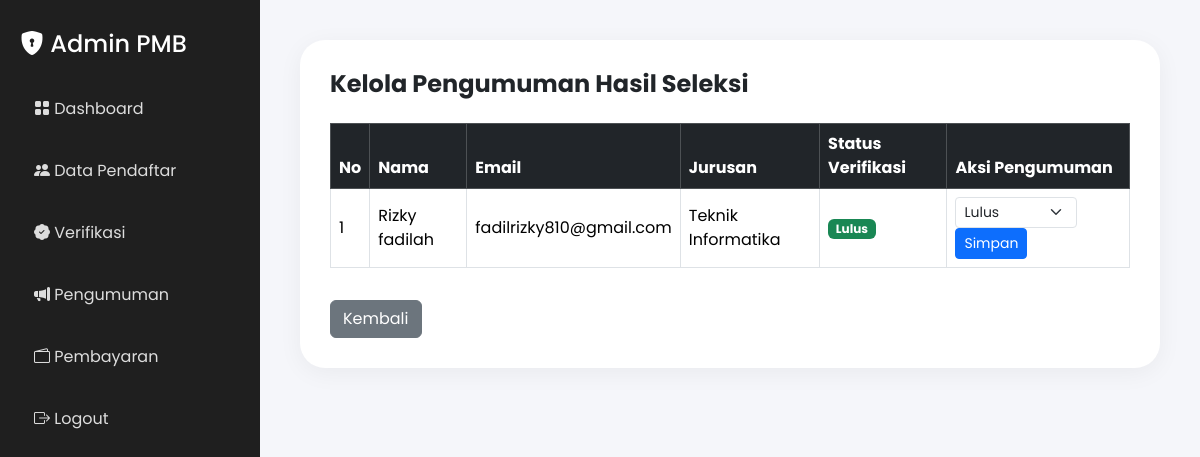
Screenshot of /admin/pengumuman.php (signed in) with the database file from the repository.
### tables this page shows
CREATE TABLE `pendaftaran` (
  `id` int(11) NOT NULL,
  `user_id` int(11) NOT NULL,
  `nik` varchar(20) DEFAULT NULL,
  `nisn` varchar(20) DEFAULT NULL,
  `tempat_lahir` varchar(100) DEFAULT NULL,
  `tanggal_lahir` date DEFAULT NULL,
  `jenis_kelamin` enum('Laki-laki','Perempuan') DEFAULT NULL,
  `no_hp` varchar(20) DEFAULT NULL,
  `alamat` text DEFAULT NULL,
  `asal_sekolah` varchar(150) DEFAULT NULL,
  `jurusan` varchar(100) DEFAULT NULL,
  `status` enum('Belum Lengkap','Menunggu Verifikasi','Lolos Berkas','Ditolak','Lulus','Tidak Lulus') DEFAULT 'Belum Lengkap',
  `created_at` timestamp NOT NULL DEFAULT current_timestamp()
);

CREATE TABLE `users` (
  `id` int(11) NOT NULL,
  `nama` varchar(100) NOT NULL,
  `email` varchar(100) NOT NULL,
  `password` varchar(255) NOT NULL,
  `role` enum('admin','user') DEFAULT 'user',
  `created_at` timestamp NOT NULL DEFAULT current_timestamp()
);

### admin/pengumuman.php (the view, shortened to what this page needs)
<?php
require_once __DIR__ . '/../config/koneksi.php';
$query = mysqli_query($conn, "SELECT pendaftaran.*, users.nama, users.email FROM pendaftaran JOIN users ON pendaftaran.user_id = users.id WHERE pendaftaran.status IN ('Lulus', 'Ditolak')");
?>
<!DOCTYPE html>
<html lang="id">
<head>
    <link href="https://cdn.jsdelivr.net/npm/bootstrap@5.3.3/dist/css/bootstrap.min.css" rel="stylesheet">
    <link rel="stylesheet" href="https://cdn.jsdelivr.net/npm/bootstrap-icons@1.11.3/font/bootstrap-icons.min.css">
</head>
<body>
    <div class="sidebar">
        <h4 class="mb-4 text-white"><i class="bi bi-shield-lock-fill"></i> Admin PMB</h4>
        <a href="dashboard.php"><i class="bi bi-grid-fill"></i> Dashboard</a>
        <a href="pendaftar.php"><i class="bi bi-people-fill"></i> Data Pendaftar</a>
        <a href="verifikasi.php"><i class="bi bi-patch-check-fill"></i> Verifikasi</a>
        <a href="pengumuman.php" class="active"><i class="bi bi-megaphone-fill"></i> Pengumuman</a>
        <a href="pembayaran.php"><i class="bi bi-wallet2"></i> Pembayaran</a>
        <a href="../auth/logout.php"><i class="bi bi-box-arrow-right"></i> Logout</a>
    </div>
    <div class="content">
        <div class="table-card">
            <h4 class="fw-bold mb-4">Kelola Pengumuman Hasil Seleksi</h4>
            <div class="table-responsive">
                <table class="table table-bordered align-middle">
                    <thead class="table-dark">
                        <tr>
                            <th>No</th>
                            <th>Nama</th>
                            <th>Email</th>
                            <th>Jurusan</th>
                            <th>Status Verifikasi</th>
                            <th>Aksi Pengumuman</th>
                        </tr>
                    </thead>
                    <tbody>
                        <?php $no = 1;
                        while ($d = mysqli_fetch_assoc($query)) {
                            $peng = mysqli_fetch_assoc(mysqli_query($conn, "SELECT hasil FROM pengumuman WHERE user_id='{$d['user_id']}'"));
                        ?>
                            <tr>
                                <td><?= $no++; ?></td>
                                <td><?= $d['nama']; ?></td>
                                <td><?= $d['email']; ?></td>
                                <td><?= $d['jurusan']; ?></td>
                                <td><span class="badge bg-success"><?= $d['status']; ?></span></td>
                                <td>
                                    <form method="POST" class="d-inline">
                                        <select name="hasil" class="form-select form-select-sm d-inline w-auto" required>
                                            <option value="Lulus" <?= ($peng['hasil'] ?? '') == 'Lulus' ? 'selected' : ''; ?>>Lulus</option>
                                        </select>
                                        <button type="submit" name="simpan" class="btn btn-sm btn-primary">Simpan</button>
                                    </form>
                                </td>
                            </tr>
                        <?php } ?>
                    </tbody>
                </table>
            </div>
            <a href="dashboard.php" class="btn btn-secondary mt-3">Kembali</a>
        </div>
    </div>
</body>
</html>

### admin/pengumuman.php (style rules this page uses)
body { font-family: 'Poppins', sans-serif; background: #f5f6fa; }
.sidebar { width: 260px; height: 100vh; position: fixed; background: #1f1f1f; padding: 30px 20px; }
.sidebar a { display: block; color: #ddd; text-decoration: none; padding: 14px; border-radius: 12px; margin-bottom: 10px; }
.content { margin-left: 260px; padding: 40px; }
.table-card { background: white; border-radius: 25px; padding: 30px; box-shadow: 0 5px 25px rgba(0, 0, 0, 0.05); }

### rows the page displays
pendaftaran: user.nama "Rizky fadilah", user.email "fadilrizky810@gmail.com", jurusan "Teknik Informatika", status "Lulus"
